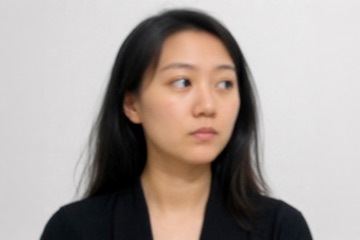
#> input picture miniprogram/assets/photo-samples/photo-sample-bad-1.jpg, 360 x 240 px
$ python crop-landscape-sample.py ../miniprogram/assets/photo-samples/photo-sample-bad-1.jpg ../miniprogram/assets/photo-samples/photo-sample-good-1.jpg
#> lines starting #> are read from the running program, lines starting #| are printed output that depends on the picture
#!/usr/bin/env python3
"""将任意图片居中裁为 4:3 横图并缩放到 1536×1152，无黑边填充。"""
import sys
from pathlib import Path

try:
    from PIL import Image
except ImportError:
    print("需要 Pillow: pip3 install Pillow", file=sys.stderr)
    sys.exit(1)

TARGET_W, TARGET_H = 1536, 1152
RATIO = TARGET_W / TARGET_H


def crop_to_43(src: Path, dest: Path) -> None:
    im = Image.open(src).convert("RGB")
#> im is the input picture: PIL image 360x240 RGB; mean R, G, B 168, 158.3, 153.6
    w, h = im.size
#> w = 360; h = 240
    if w / h > RATIO:
        crop_w = int(h * RATIO)
#> crop_w = 320
        left = (w - crop_w) // 2
#> left = 20
        im = im.crop((left, 0, left + crop_w, h))
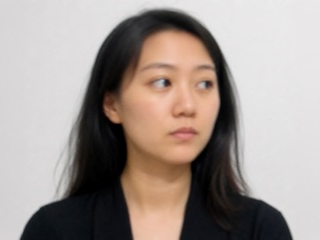
#> im: PIL image 320x240 RGB; mean R, G, B 161.4, 150.8, 145.4
    elif w / h < RATIO:
        crop_h = int(w / RATIO)
        top = (h - crop_h) // 2
        im = im.crop((0, top, w, top + crop_h))
    im = im.resize((TARGET_W, TARGET_H), Image.Resampling.LANCZOS)
#> im: PIL image 1536x1152 RGB
    dest.parent.mkdir(parents=True, exist_ok=True)
    im.save(dest, "JPEG", quality=85, optimize=True, progressive=True)


if __name__ == "__main__":
    if len(sys.argv) != 3:
        print(f"用法: {sys.argv[0]} <输入> <输出.jpg>", file=sys.stderr)
        sys.exit(1)
    crop_to_43(Path(sys.argv[1]), Path(sys.argv[2]))
